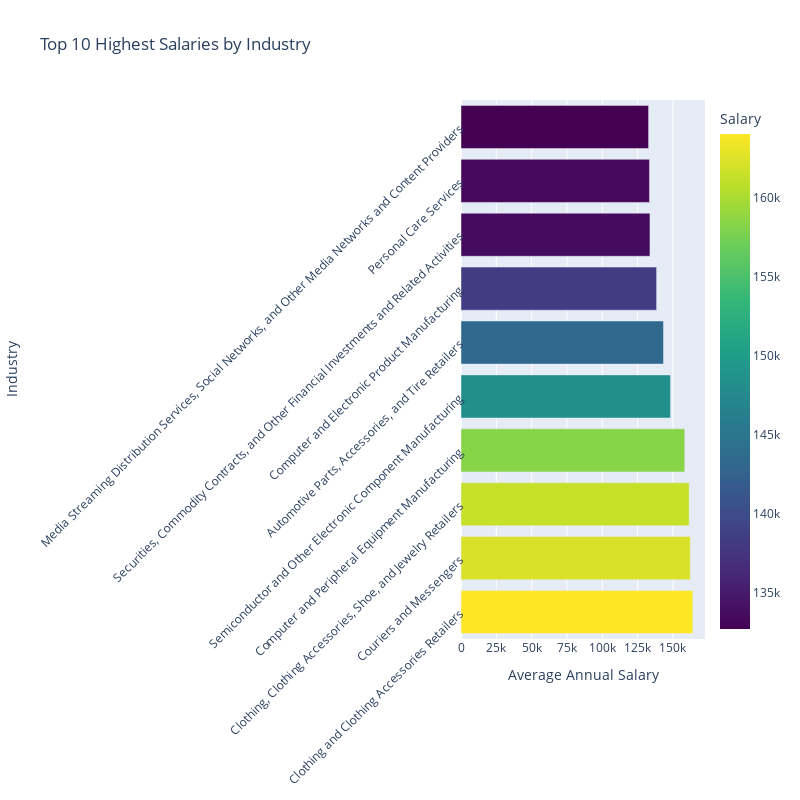

Notebook source saved alongside this figure:
### Code cell
# Create Plotly bar chart
fig = px.bar(
    Top10_sorted,
    x='A_MEAN',
    y=Top10_sorted.index,
    orientation='h',  # Set the orientation to horizontal
    title='Top 10 Highest Salaries by Industry',
    color='A_MEAN',
    labels={'A_MEAN': 'Salary'},
    color_continuous_scale='viridis',
)

# Set the y-axis scale
fig.update_xaxes(tickvals=[0, 25000, 50000, 75000, 100000, 125000, 150000, 175000, 200000])

# Set x-axis and y-axis labels
fig.update_xaxes(title='Average Annual Salary')
fig.update_yaxes(title='Industry')
fig.update_layout(yaxis_tickangle=-45)

# Adjust the size in the layout
fig.update_layout(
    width=800,
    height=800  # Adjusted the height
)

fig.show()

### Figure 1 — Plotly figure (JSON) as saved in the notebook; plotly's stock layout.template omitted (floating-point values rounded to 4 significant figures)
{"data": [{"alignmentgroup": "True", "hovertemplate": "Salary=%{marker.color}<br>NAICS_TITLE=%{y}<extra></extra>", "legendgroup": "", "marker": {"color": [164030, 162270, 161420, 158350, 148270, 143290, 138430, 133730, 133370, 132740], "coloraxis": "coloraxis", "pattern": {"shape": ""}}, "name": "", "offsetgroup": "", "orientation": "h", "showlegend": false, "textposition": "auto", "type": "bar", "x": [164030, 162270, 161420, 158350, 148270, 143290, 138430, 133730, 133370, 132740], "xaxis": "x", "y": ["Clothing and Clothing Accessories Retailers", "Couriers and Messengers", "Clothing, Clothing Accessories, Shoe, and Jewelry Retailers", "Computer and Peripheral Equipment Manufacturing", "Semiconductor and Other Electronic Component Manufacturing", "Automotive Parts, Accessories, and Tire Retailers", "Computer and Electronic Product Manufacturing", "Securities, Commodity Contracts, and Other Financial Investments and Related Activities", "Personal Care Services", "Media Streaming Distribution Services, Social Networks, and Other Media Networks and Content Providers"], "yaxis": "y"}], "layout": {"barmode": "relative", "coloraxis": {"colorbar": {"title": {"text": "Salary"}}, "colorscale": [[0, "#440154"], [0.1111, "#482878"], [0.2222, "#3e4989"], [0.3333, "#31688e"], [0.4444, "#26828e"], [0.5556, "#1f9e89"], [0.6667, "#35b779"], [0.7778, "#6ece58"], [0.8889, "#b5de2b"], [1, "#fde725"]]}, "height": 800, "legend": {"tracegroupgap": 0}, "title": {"text": "Top 10 Highest Salaries by Industry"}, "width": 800, "xaxis": {"anchor": "y", "domain": [0, 1], "tickvals": [0, 25000, 50000, 75000, 100000, 125000, 150000, 175000, 200000], "title": {"text": "Average Annual Salary"}}, "yaxis": {"anchor": "x", "domain": [0, 1], "tickangle": -45, "title": {"text": "Industry"}}}}
